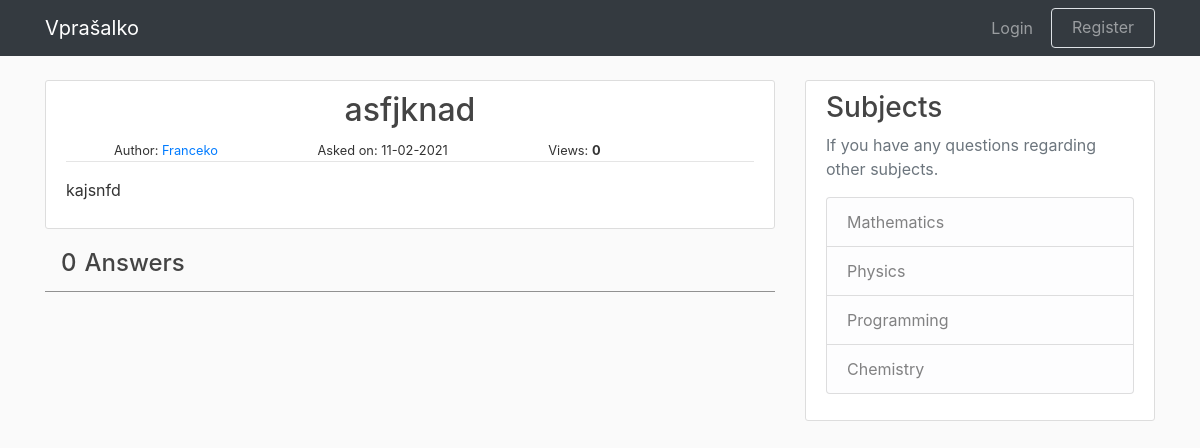
/question/2, run on an earlier commit of the app's database.
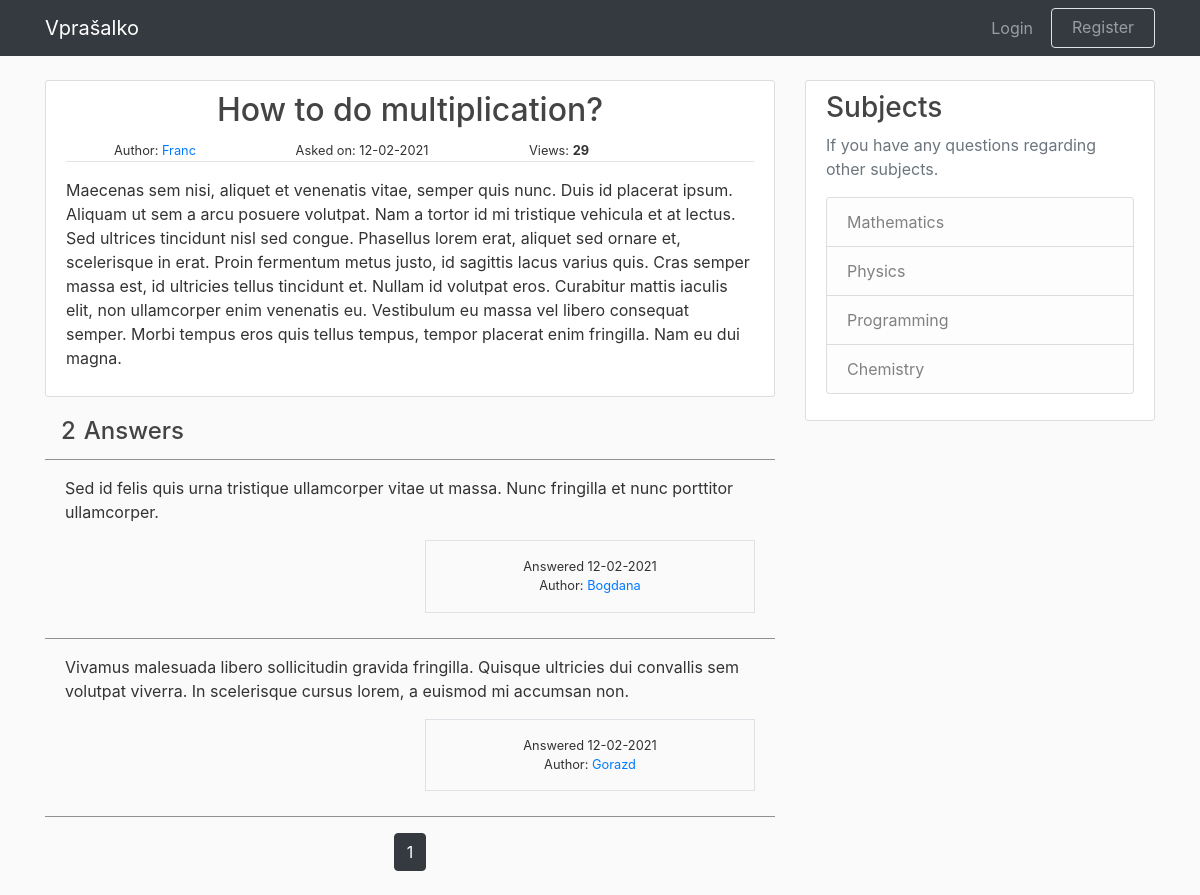
And on a later commit of the database.
### application/models.py (models this page shows, shortened)
class Question(db.Model, UserMixin):
    id = db.Column(db.Integer, primary_key=True)
    title = db.Column(db.String(100), nullable=False)
    date_posted = db.Column(db.DateTime, nullable=False, default=datetime.utcnow)
    content = db.Column(db.Text, nullable=False)
    views = db.Column(db.Integer, default=0)
    num_answers = db.Column(db.Integer, default=0)
    user_id = db.Column(db.Integer, db.ForeignKey('user.id'), nullable=False)
    answers = db.relationship("Answer", backref="title", lazy=True, cascade="all, delete-orphan")

class User(db.Model, UserMixin):
    id = db.Column(db.Integer, primary_key=True)
    username = db.Column(db.String(15), unique=True, nullable=False)
    email = db.Column(db.String(120), unique=True, nullable=False)
    password = db.Column(db.String(20), nullable=False)
    description = db.Column(db.String(300), nullable=False, default="No description yet.")
    questions = db.relationship('Question', backref='author', lazy=True)
    answers = db.relationship('Answer', backref='author', lazy=True)

class Answer(db.Model, UserMixin):
    id = db.Column(db.Integer, primary_key=True)
    date_posted = db.Column(db.DateTime, nullable=False, default=datetime.utcnow)
    answer = db.Column(db.Text, nullable=False)
    question_id = db.Column(db.Integer, db.ForeignKey("question.id"), nullable=False)
    user_id = db.Column(db.Integer, db.ForeignKey("user.id"), nullable=False)

### application/routes.py (the view, shortened to what this page needs)
@app.route("/question/<int:question_id>", methods=['GET', 'POST'])
def question_post(question_id):
    question = Question.query.get_or_404(question_id)
    page = request.args.get("page", default=1, type=int)
    answers = Answer.query.filter_by(question_id=question.id).order_by(Answer.date_posted.desc()).paginate(page=page, per_page=3)
    question.views += 1
    db.session.commit()
    form = AnswerForm()
    return render_template('question.html', title="Question", question=question, form=form, answers=answers)

### application/templates/question.html (shortened to what this page needs)
{% extends "layout.html" %}
{% block content %}
    <div class="col-md-8 pd-0 mg-0">
        <article class="media content-section">
            <div class="media-body">
                <div class="article-metadata">
                    <h1 class="question-title">{{ question.title }}</h1>
                        <small class="ml-5 mr-5">Author: <a class="mr-auto" href="#">{{ question.author.username }}</a> </small>
                        <small class="mr-5 ml-5">Asked on: {{ question.date_posted.strftime('%d-%m-%Y') }}</small>
                        <small class="ml-5">Views: <b>{{ question.views }}</b></small>
                    <hr class="title-line">
                </div>
                <p class="article-content">{{ question.content }}</p>
            </div>
        </article>
        <div class="Forum-title">
            <span class="row ml-auto">
                <h4 class="ml-3">{{ answers.total }}</h4>
                <h4 class="ml-2"> Answers</h4>
            </span>
        </div>
        <hr class="answer-line">
        {% for answer in answers.items %}
        <article>
            <div class="answer">
                <p class="article-content">{{ answer.answer }}</p>
                <div class="article-metadata">
                    <div class="row">
                        <div class="col-md-6">
                        </div>
                        <div class="col-md-6 mr-auto">
                            <div class="answer-author border ">
                                <ul class="answer-info pl-0 mt-3">
                                    <li class="list-group"><small class="mr-5 ml-5">Answered {{ answer.date_posted.strftime('%d-%m-%Y') }}</small></li>
                                    <li class="list-group"><small class="ml-5 mr-5">Author: <a class="mr-auto" href="#">{{ answer.author.username }}</a> </small></li>
                                </ul>
                            </div>
                        </div>
                    </div>
                </div>
            </div>
            <hr class="answer-line">
        </article>
        {% endfor %}
        <div class="page-align">
            {% for page_num in answers.iter_pages(left_edge=1, right_edge=1, left_current=1, right_current=2) %}
                {% if page_num %}
                    {% if answers.page == page_num %}
                        <a class="btn btn-dark mb-4" href="{{ url_for('question_post', question_id=question.id, page=page_num) }}">{{ page_num }}</a>
                    {% else %}
                        <a class="btn btn-outline-dark mb-4" href="{{ url_for('question_post', question_id=question.id, page=page_num) }}">{{ page_num }}</a>
                    {% endif %}
                {% else %}
                    ...
                {% endif %}
            {% endfor %}
        </div>
    </div>
    {% include "sidebar.html" %}
{% endblock content %}

### application/templates/layout.html (shortened to what this page needs)
<!DOCTYPE html>
<html lang="en">
<head>
    <link rel="stylesheet" href="https://cdn.jsdelivr.net/npm/bootstrap@4.5.3/dist/css/bootstrap.min.css">
    <link rel="stylesheet" href="/static/style.css">
</head>
<body>
    <header>
        <nav class="navbar navbar-expand-md navbar-dark bg-dark fixed-top">
            <div class="container">
                <a class="navbar-brand mr-4" href="/">Vprašalko</a>
                <div class="collapse navbar-collapse" id="navbarCollapse">
                    <div class="navbar-nav ml-auto">
                        {% if current_user.is_authenticated %}
                            <a class="nav-item nav-link ask" href="{{ url_for('new_question') }}">Ask a Question</a>
                            <div class="dropdown">
                                <a href="#" class="dropdown-toggle nav-item nav-link" data-toggle="dropdown">Account <b class="caret"></b></a>
                                <ul class="dropdown-menu dropdown-menu-right">
                                    <li class="copy">Account</li>
                                    <hr class="dropdown-line">
                                    <li><a class=" nav-item nav-link" href="{{ url_for('profile') }}">Profile</a></li>
                                    <li><a class=" nav-item nav-link" href="{{ url_for('edit_profile') }}">Edit Profile</a></li>
                                    <li><a class=" nav-item nav-link" href="{{ url_for('logout') }}">Log Out</a></li>
                                </ul>
                            </div>
                        {% else %}
                            <a class="nav-item nav-link login" href="{{ url_for('login') }}">Login</a>
                            <button class="btn border register-btn btn-outline-secondary" type="button">
                                <a class="nav-item nav-link register" href="{{ url_for('register') }}">Register</a>
                            </button>
                        {% endif %}
                    </div>
                </div>
            </div>
        </nav>
    </header>
    <main class="container">
        <div class="row">
            {% block content %}{% endblock content %}
        </div>
    </main>
</body>
</html>

### application/templates/sidebar.html
<div class="col-md-4 ml-auto">
    <div class="content-section">
        <h3>Subjects</h3>
        <p class="text-muted"> If you have any questions regarding other subjects.
            <ul class="list-group">
                <li class="list-group-item list-group-item-light"><a class="sidebar-link" href="/">Mathematics</a></li>
                <li class="list-group-item list-group-item-light">Physics</li>
                <li class="list-group-item list-group-item-light">Programming</li>
                <li class="list-group-item list-group-item-light">Chemistry</li>
            </ul>
        </p>
    </div>
</div>

### application/static/style.css (style rules this page uses)
body { background: #fafafa; color: #333333; margin-top: 5rem; }
h1, h2, h3, h4, h5, h6 { color: #444444; }
.login { margin-right: 10px; }
.register { padding-top: 0px; margin-top: 0px; }
.register-btn { height: 40px; }
.border { border: white; }
.content-section { background: #ffffff; padding: 10px 20px; border: 1px solid #dddddd; border-radius: 3px; margin-bottom: 20px; }
.title-line { margin-top: 0px; }
.question-title { font-size: xx-large; text-align: center; }
.page-align { text-align: center; }
.answer { padding-left: 20px; padding-right: 20px; padding-bottom: 20px; }
.answer-author { text-align: center; }
.answer-line { background-color: rgb(161, 161, 161); margin-top: 5px; }
.sidebar-link { color: inherit; }

What changed in the data, as far as the page shows it:
changed Question: title "asfjknad" → "How to do multiplication?"; date_posted "11-02-2021" → "12-02-2021"; views "0" → "29"; content "kajsnfd" → "Maecenas sem nisi, aliquet et venenatis vitae, semper quis nunc. Duis id placerat ipsum. Aliquam ut sem a arcu posuere volutpat. Nam a tortor id mi tristique vehicula et at lectus. Sed ultrices tincidunt nisl sed congue. Phasellus lorem erat, aliquet sed ornare et, scelerisque in erat. Proin fermentum metus justo, id sagittis lacus varius quis. Cras semper massa est, id ultricies tellus tincidunt et. Nullam id volutpat eros. Curabitur mattis iaculis elit, non ullamcorper enim venenatis eu. Vestibulum eu massa vel libero consequat semper. Morbi tempus eros quis tellus tempus, tempor placerat enim fringilla. Nam eu dui magna."
changed User: author.username "Franceko" → "Franc"
added Answer: answer "Sed id felis quis urna tristique ullamcorper vitae ut massa. Nunc fringilla et nunc porttitor ullamcorper.", date_posted "12-02-2021", author.username "Bogdana"
added Answer: answer "Vivamus malesuada libero sollicitudin gravida fringilla. Quisque ultricies dui convallis sem volutpat viverra. In scelerisque cursus lorem, a euismod mi accumsan non.", date_posted "12-02-2021", author.username "Gorazd"
Also different on the page:
{{ answers.total }}: "0" → "2"
new list line: "1"
